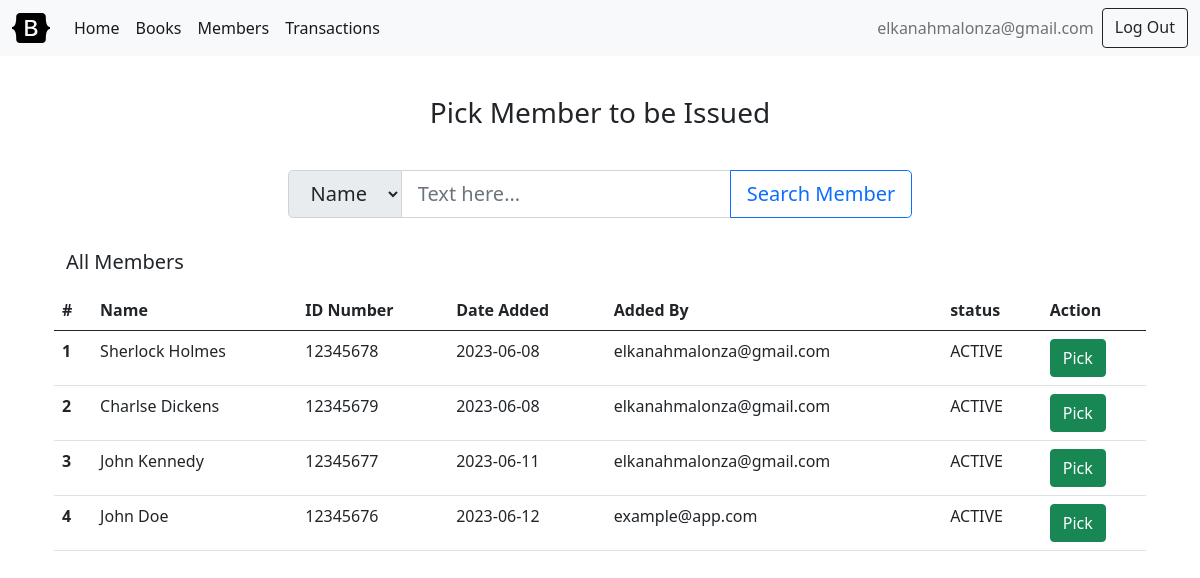
The app's page /books/9762c10c-05d6-11ee-af90-f96b3668df71/issue/ (signed in) with its own data.
### library/models.py (models this page shows, shortened)
class User(db.Model):
    uuid = db.Column(db.String(40), primary_key=True, default=str(uuid.uuid1()))
    email = db.Column(db.String(50), nullable=False, index=True, unique=True)
    password = db.Column(db.String, nullable=False)
    date_created = db.Column(db.DateTime, default=dt.datetime.now().astimezone)
    date_modified = db.Column(db.DateTime, onupdate=dt.datetime.now().astimezone)
    members_added = db.relationship(
        "Member",
        backref="user_added_by",
        lazy="dynamic",
        cascade="save-update, merge, refresh-expire, expunge",
        order_by="desc(Member.date_created)",
        foreign_keys="Member.added_by",
    )
    books_added = db.relationship(
        "Book",
        backref="user_added_by",
        lazy="dynamic",
        cascade="save-update, merge, refresh-expire, expunge",
        order_by="desc(Book.date_created)",
        foreign_keys="Book.added_by",
    )
    rent_transactions = db.relationship(
        "Transaction",
        backref="user_rent",
        lazy="dynamic",
        cascade="save-update, merge, refresh-expire, expunge",
        order_by="desc(Transaction.date_created)",
        foreign_keys="Transaction.rented_by",
    )
    returned_transactions = db.relationship(
        "Transaction",
        backref="user_return",
        lazy="dynamic",
        cascade="save-update, merge, refresh-expire, expunge",
        order_by="desc(Transaction.date_created)",
        foreign_keys="Transaction.returned_by",
    )

class Member(db.Model):
    STATUS = ("ACTIVE", "INACTIVE", "DEFAULTED")
    uuid = db.Column(db.String(40), primary_key=True, default=str(uuid.uuid1()))
    first_name = db.Column(db.String(50), nullable=False)
    second_name = db.Column(db.String(50), nullable=True)
    id_number = db.Column(db.Integer, nullable=False, index=True, unique=True)
    date_created = db.Column(db.DateTime, default=dt.datetime.now().astimezone)
    date_modified = db.Column(db.DateTime, onupdate=dt.datetime.now().astimezone)
    added_by = db.Column(db.String(36), db.ForeignKey("user.uuid"))
    transactions = db.relationship(
        "Transaction",
        backref="member_rent",
        lazy="dynamic",
        cascade="save-update, merge, refresh-expire, expunge",
        order_by="desc(Transaction.date_created)",
        foreign_keys="Transaction.member",
    )
    @property
    def status(self):
        if self.outstanding_fee >= Config.OUTSTANDING_DEBT:
            return "DEFAULTED"
        return "ACTIVE"
    @property
    def outstanding_fee(self):
        outstanding_fee = 0
        for item in self.transactions.filter_by(rent_paid=False):
            outstanding_fee += item.rent_fee
        return outstanding_fee

class Transaction(db.Model):
    STATUS = ("RENTED", "RETURNED", "OVERDUE", "OVERDUE_NOTPAID", "OVERDUE_PAYED")
    uuid = db.Column(db.String(40), primary_key=True, default=str(uuid.uuid1()))
    rent_date = db.Column(db.DateTime, default=dt.datetime.now().astimezone)
    return_date = db.Column(db.DateTime, nullable=True)
    rate_per_day = db.Column(db.Float, default=20.0)
    rent_paid = db.Column(db.Boolean, default=False)
    date_created = db.Column(db.DateTime, default=dt.datetime.now().astimezone)
    date_modified = db.Column(db.DateTime, onupdate=dt.datetime.now().astimezone)
    book = db.Column(db.String(36), db.ForeignKey("book.uuid"))
    member = db.Column(db.String(36), db.ForeignKey("member.uuid"))
    rented_by = db.Column(db.String(36), db.ForeignKey("user.uuid"))
    returned_by = db.Column(db.String(36), db.ForeignKey("user.uuid"))
    @property
    def rent_fee(self):
        rate_per_day = self.rate_per_day
        rent_date = self.rent_date
        if self.return_date is not None:
            rent_days = self.return_date - rent_date
        else:
            rent_days = dt.datetime.now().astimezone() - rent_date.astimezone()
        if rent_days.days > 0:
            return rent_days.days * rate_per_day
        return rate_per_day

### library/books/views.py (the view, shortened to what this page needs)
class IssueBookView(View):
    methods = ["GET", "POST"]
    decorators = [
        login_required,
    ]
    def _get_item(self, uuid):
        book = Book.query.filter_by(uuid=str(uuid)).one_or_none()
        if book is None:
            return render_template(
                "info.html", title="Error 404", message="Error Book Not Found."
            )
        return book
    def dispatch_request(self, id):
        book = self._get_item(id)
        if book.status != "AVAILABLE":
            flash(f"Error: '{book.name}' is not Available for Issue!")
            return redirect(url_for("books_retrieve", id=str(book.uuid)))
        if request.method == "GET":
            args = dict(request.args)
            if args.get("search", None) is not None:
                search = request.args["search"]
                field = request.args.get("field", "title")
                title = f"Search results for {field}: '{search}'."
                if field == "id_number":
                    stmt = db.select(Member).where(Member.id_number.contains(search))
                else:
                    names = search.strip().split(" ")
                    if len(names) > 1:
                        stmt = (
                            db.select(Member)
                            .where(Member.first_name.contains(names[0]))
                            .where(Member.second_name.contains(names[1]))
                        )
                    else:
                        union = union_all(
                            db.select(Member).where(Member.first_name.contains(search)),
                            db.select(Member).where(
                                Member.second_name.contains(search)
                            ),
                        )
                        stmt = db.select(Member).from_statement(union)
                members = db.session.execute(stmt).scalars()
            else:
                title = "All Members"
                members = Member.query.all()
            return render_template("books/book_issue.html", title=title, items=members)

### library/models.py (called while the page is built)
    @property
    def status(self):
        if self.number_issued >= self.quantity:
            return "UNAVAILABLE"
        return "AVAILABLE"

    @property
    def number_issued(self):
        number_issued = len(list(self.transactions.filter_by(return_date=None)))
        return number_issued

### library/utils.py (called while the page is built)
def before_request(app):
    @app.before_request
    def load_logged_in_user():
        user_id = session.get("user_id")
        if user_id is None:
            g.user = None
        else:
            g.user = User.query.filter_by(uuid=user_id).one_or_none()

def login_required(view):
    @functools.wraps(view)
    def wrapped_view(*args, **kwargs):
        if g.user is None:
            return redirect(url_for("user_login"))
        return view(*args, **kwargs)
    return wrapped_view

### templates/books/book_issue.html (shortened to what this page needs)
{% extends 'base.html' %}
{% block content %}
    <div class="row p-4">
        <div class="col-12 text-center h3 pb-2">{% block title %}Pick Member to be Issued{% endblock %}</div>
        <div class="col-12">
            <div class="row py-4">
               <form method="GET">
                <div class="btn-toolbar justify-content-center" role="toolbar" aria-label="Toolbar with button groups">
                    <div class="input-group input-group-lg">
                        <select name="field" class="input-group-text">
                            <option value="name">Name</option>
                        </select>
                        <input type="text" name="search" class="form-control" placeholder="Text here...">
                        <button class="btn btn-outline-primary" type="submit">Search Member</button>
                    </div>
                </div>
                </form>
            </div>
            <div class="row">
                <div class="col-12 h5  py-2">{{title}}</div>
                <table class="table">
                    <thead>
                        <tr>
                            <th scope="col">#</th>
                            <th scope="col">Name</th>
                            <th scope="col">ID Number</th>
                            <th scope="col">Date Added</th>
                            <th scope="col">Added By</th>
                            <th scope="col">status</th>
                            <th scope="col">Action</th>
                        </tr>
                    </thead>
                    <tbody>
                    {% for row in items %}
                        <tr>
                            <th scope="row">{{loop.index}}</th>
                            <td>{{row.first_name}} {{row.second_name}}</td>
                            <td>{{row.id_number}}</td>
                            <td>{{row.date_created.strftime('%Y-%m-%d')}}</td>
                            <td>{{row.user_added_by.email}}</td>
                            <td>{{row.status}}</td>
                            <td>
                                <form method="POST">
                                    <button type="submit" class="btn btn-success">Pick</button>
                                </form>
                            </td>
                        </tr>
                    {% else %}
                        <tr><td class="text-center text-primary" colspan="7">No Data Available</td> </tr>
                    {% endfor %}
                    </tbody>
                </table>
            </div>
        </div>
    </div>
{% endblock %}

### templates/base.html (shortened to what this page needs)
<!doctype html>
<html lang="en">
    <head>
        <link href="{{ url_for('static', filename='bootstrap-5.0.2-dist/css/bootstrap.min.css') }}" rel="stylesheet">
    </head>
    <nav class="navbar navbar-expand-lg navbar-light bg-light">
        <div class="container-fluid">
            <a class="navbar-brand" href="{{ url_for('index') }}">
                <img src="{{ url_for('static', filename='bootstrap-logo-white.svg') }}" width="38" height="30" class="d-inline-block align-top" alt="Bootstrap" loading="lazy" style="filter: invert(1) grayscale(100%) brightness(200%);">
            </a>
            <div class="collapse navbar-collapse" id="navbarSupportedContent">
                <ul class="navbar-nav me-auto mb-2 mb-lg-0">
                    <li class="nav-item">
                        <a class="nav-link active" aria-current="page" href="{{ url_for('index') }}">Home</a>
                    </li>
                    <li class="nav-item">
                        <a class="nav-link active" href="{{ url_for('books_list') }}">Books</a>
                    </li>
                    <li class="nav-item">
                        <a class="nav-link active" href="{{ url_for('members_list') }}">Members</a>
                    </li>
                    <li class="nav-item">
                        <a class="nav-link active" href="{{ url_for('transactions_list') }}">Transactions</a>
                    </li>
                </ul>
                <div class="d-flex">
                {% if g.user %}
                    <ul class="navbar-nav me-auto mb-2 mb-lg-0">
                    <li class="nav-item">
                        <a class="nav-link" aria-current="page" href="#">{{ g.user['email'] }}</a>
                    </li>
                    </ul>
                    <a class="btn btn-outline-dark" href="{{url_for('user_logout')}}">Log Out</a>
                {% else %}
                    <a class="btn btn-outline-dark" href="{{url_for('user_register')}}">Register</a>
                    <a class="btn btn-outline-dark" href="{{url_for('user_login')}}">Log In</a>
                {% endif %}
                </div>
            </div>
        </div>
    </nav>
    <content>
        <section class="container">
            <header class="pt-3">
            </header>
            {% block content %}{% endblock %}
        </section>
    </content>
    </html>

### records on screen
User: user.email "elkanahmalonza@gmail.com"
Member: first_name "Sherlock", second_name "Holmes", id_number "12345678", date_created "2023-06-08", user_added_by.email "elkanahmalonza@gmail.com", status "ACTIVE"
Member: first_name "Charlse", second_name "Dickens", id_number "12345679", date_created "2023-06-08", user_added_by.email "elkanahmalonza@gmail.com", status "ACTIVE"
Member: first_name "John", second_name "Kennedy", id_number "12345677", date_created "2023-06-11", user_added_by.email "elkanahmalonza@gmail.com", status "ACTIVE"
Member: first_name "John", second_name "Doe", id_number "12345676", date_created "2023-06-12", user_added_by.email "example@app.com", status "ACTIVE"

### other values on screen
{{ title }} "All Members"
